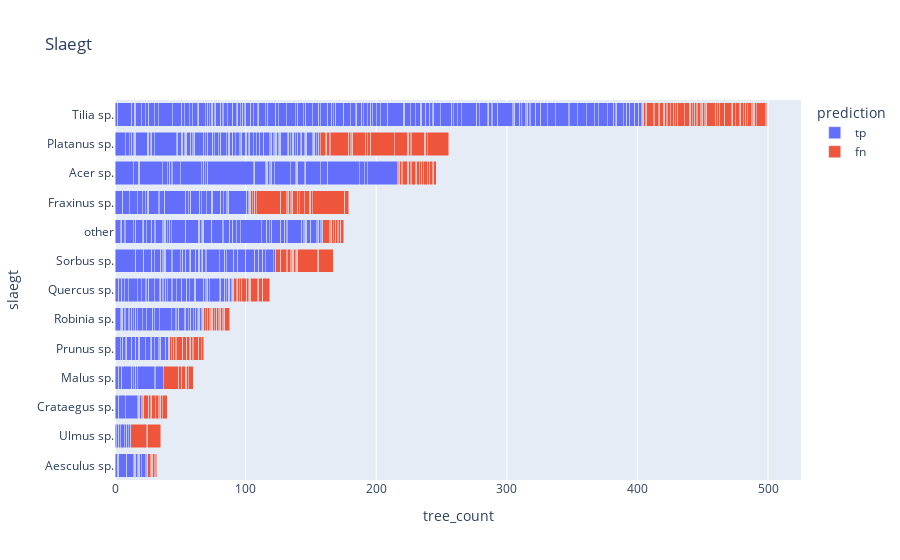

Notebook code for this chart:
### Code cell
#Plotting the slaegt feature
fig = px.bar(test_trees, x=test_trees.tree_count, y=test_trees.slaegt, color="prediction", title="Slaegt")
fig.update_layout(barmode='stack', yaxis={'categoryorder':'total ascending'})
fig.show()

### Figure 1 — Plotly figure (JSON) as saved in the notebook; plotly's stock layout.template omitted (floating-point values rounded to 4 significant figures; data arrays with more than 128 entries replaced by an {"elided": "..."} marker saying what was removed)
{"data": [{"alignmentgroup": "True", "hovertemplate": "prediction=tp<br>tree_count=%{x}<br>slaegt=%{y}<extra></extra>", "legendgroup": "tp", "marker": {"color": "#636efa", "pattern": {"shape": ""}}, "name": "tp", "offsetgroup": "tp", "orientation": "h", "showlegend": true, "textposition": "auto", "type": "bar", "x": {"elided": "459 int values"}, "xaxis": "x", "y": {"elided": "459 str values"}, "yaxis": "y"}, {"alignmentgroup": "True", "hovertemplate": "prediction=fn<br>tree_count=%{x}<br>slaegt=%{y}<extra></extra>", "legendgroup": "fn", "marker": {"color": "#EF553B", "pattern": {"shape": ""}}, "name": "fn", "offsetgroup": "fn", "orientation": "h", "showlegend": true, "textposition": "auto", "type": "bar", "x": {"elided": "197 int values"}, "xaxis": "x", "y": {"elided": "197 str values"}, "yaxis": "y"}], "layout": {"barmode": "stack", "legend": {"title": {"text": "prediction"}, "tracegroupgap": 0}, "title": {"text": "Slaegt"}, "xaxis": {"anchor": "y", "domain": [0, 1], "title": {"text": "tree_count"}}, "yaxis": {"anchor": "x", "categoryorder": "total ascending", "domain": [0, 1], "title": {"text": "slaegt"}}}}
